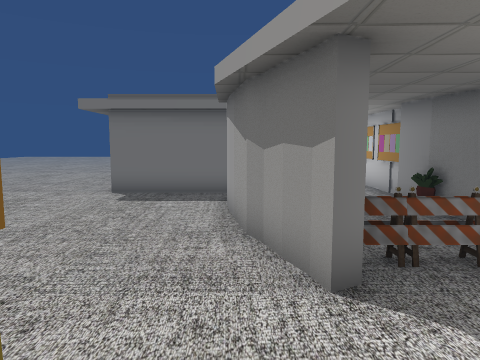
[1] (above)

17 first-person views from a walk through a scene from a Unity 3-D project. The camera is 1.5 m above the floor, tilts 6° down and sees 70° across. Doors are open. The floor is counted in squares, 1 m on a side. Each view is taken from the middle of a square. On the plan, view 1 faces up. The plan holds only what a view shows up to about 16 squares ahead; the rest is blank. The place goes on beyond the plan. The player character is not drawn. Some surface patterns are stand-ins.

[2]
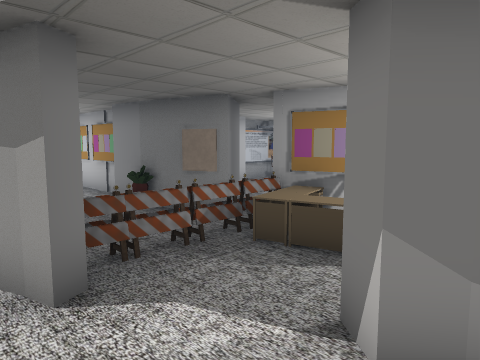

[3]
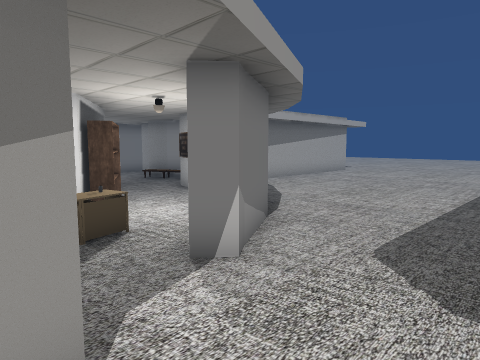

[4]
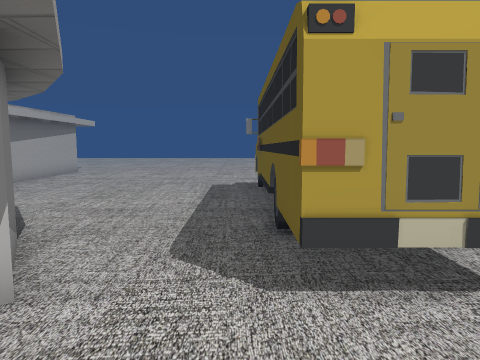

[5]
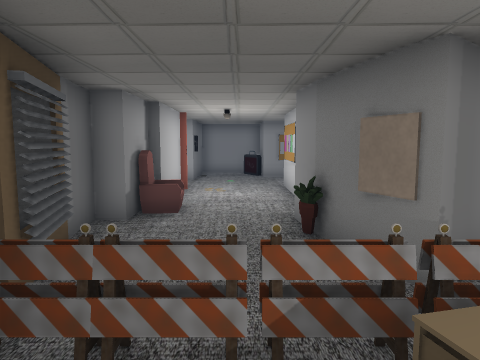

[6]
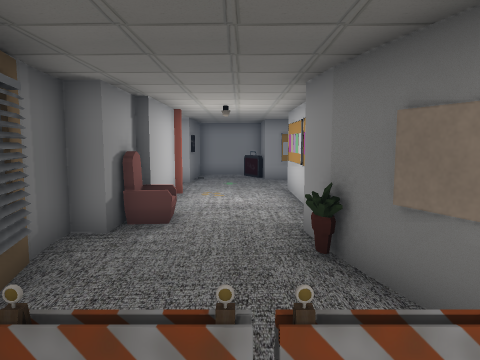

[7]
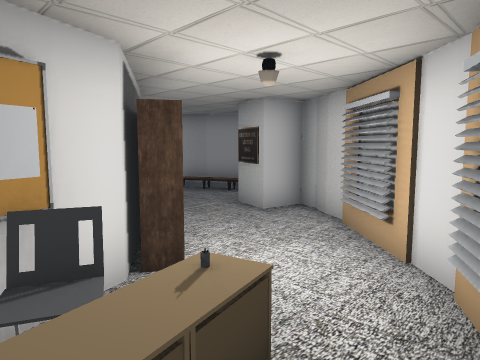

[8]
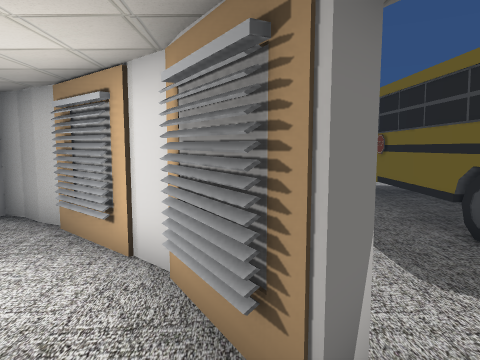

[9]
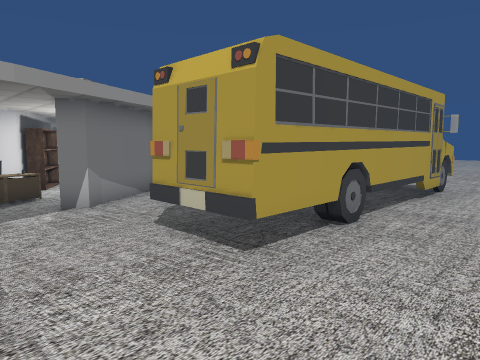

[10]
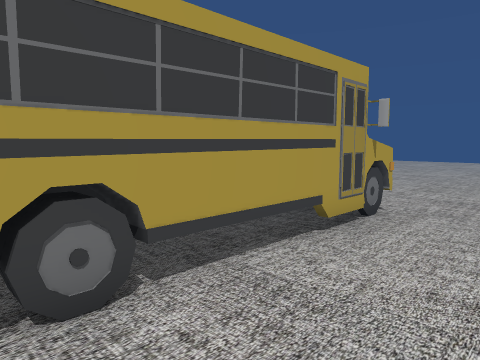

[11]
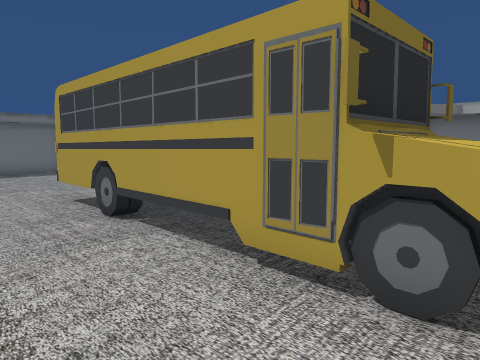

[12]
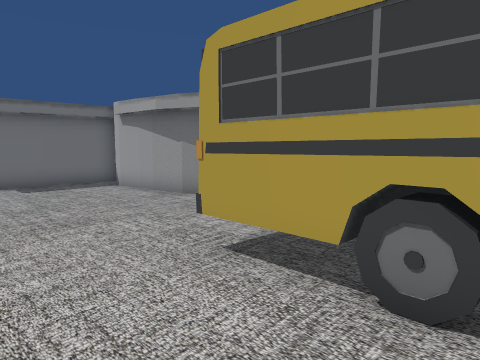

[13]
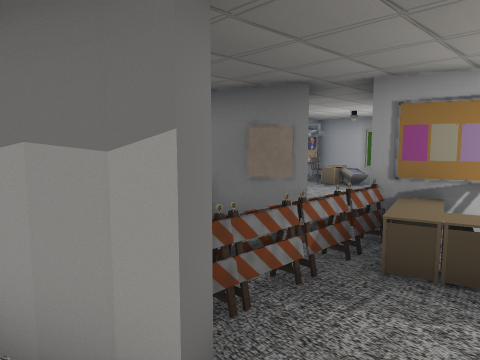

[14]
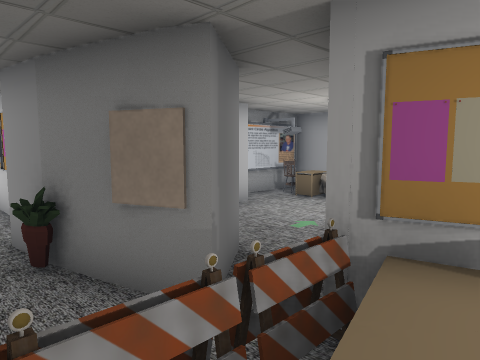

[15]
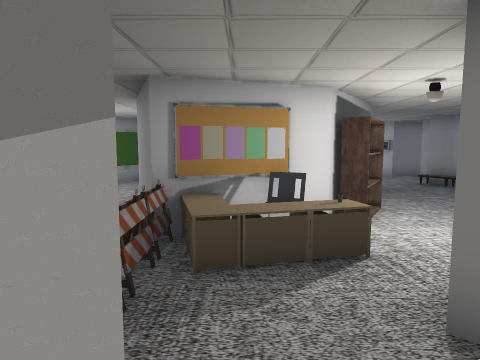

[16]
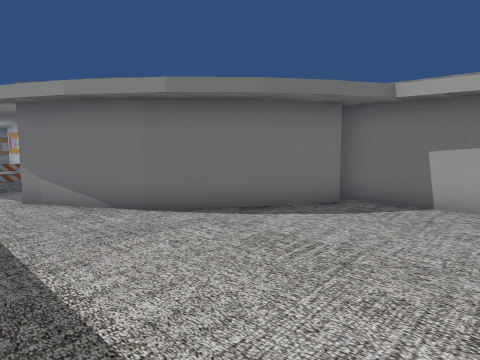

[17]
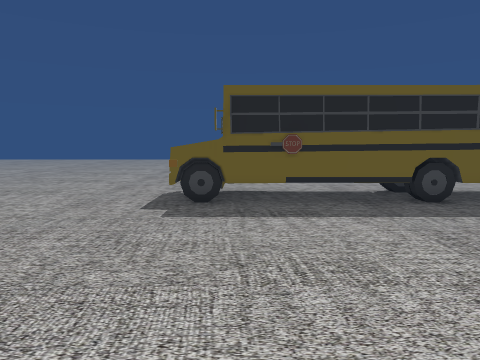

### Floor plan
Key: @ floor where view 1 was taken; # wall or solid block; . floor; D open door; B barrier; U bus; C chair; T table; S shelf; A armchair; O other object.
Columns run from 6 left of view 1 to 16 right of it. Each row starts with its distance up from view 1.
 19        #.OO
 18        #..#
 17        #.. OO
 16         ....
 15        ....
 14 ..     #...#
 13 ..     #...#
 12 ..     #...#
 11 ..######.. #
 10 ......#A.. O    ####
  9 ......##A.#O   ##TC#
  8 ......# ..#   ...#O#O
  7  .....#O..#   ..... OO
  6   ....#O.. #DD...    O
  5  .....##.. #D##
  4 .......#BBBB##
  3  ......DD.TTO
  2  ......DD.TTC#
  1 ...UUU..#OTTS##
  0 ...U U@..#O..SS
 -1 ...UUU...## ..
 -2  ..UUU....#OO......
 -3 ...UUU.....#####......
 -4  ..U U......####  ##..#
 -5  ..U U.........#   ####
 -6  ..U U.........#
 -7  ..UUU.........#
 -8  ..UUU.........D
 -9 ...U U.........#

Positions as (right, up) in squares from view 1, and headings:
1: (0, 0), facing up
2: (0, 0), facing up-right
3: (-1, 4), facing down-right
4: (0, 4), facing down
5: (3, 2), facing up
6: (3, 3), facing up
7: (3, 3), facing down-right
8: (3, 3), facing down
9: (-6, 4), facing down-right
10: (-6, -1), facing down-right
11: (-6, -9), facing up-right
12: (-6, -3), facing up-right
13: (0, 2), facing up-right
14: (3, 3), facing up-right
15: (0, 3), facing right
16: (0, -9), facing up-right
17: (8, -7), facing left
